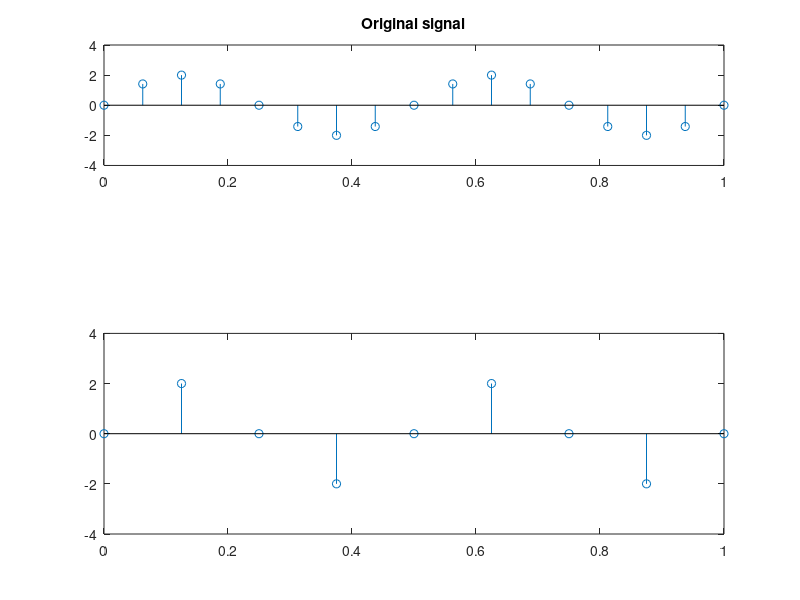

This chart was generated by the following MATLAB code: (Note: this script raises an error after producing the figure.)
clc
close all
clear all

%% generating a sinusoidal signal
fs = 16; %inital sampling rate
t = 0:1/fs:1;
x = 2*sin(2*pi*2*t);
subplot(211), stem(t,x)
ylim([-4 4])

%upsampling by L
upsampling_factor = 3;
fs_upsample = upsampling_factor*fs;
upsampled_t = 0:1/fs_upsample:1;

%Low pass filtering
T = t(2)-t(1);
sincM = repmat( upsampled_t, length(t), 1 ) - repmat( t', 1, length(upsampled_t) );
upsampled_x = x*sinc( sincM/T );
subplot(212), stem(upsampled_t,upsampled_x);
ylim([-4 4]);

%% Downsampling
downsampling_factor = 2;
downsampled_x = zeros(round((1/downsampling_factor)*length(x)),1);
fs_downsample = fs/downsampling_factor;
downsampled_t = 0:1/fs_downsample:1;

for i=1:length(downsampled_x)
    downsampled_x(i) = x(i*downsampling_factor - downsampling_factor + 1);
end
stem(downsampled_t, downsampled_x);
ylim([-4 4])

%% Resampling in 3/2 ratio

fs = 16; %inital sampling rate
t = 0:1/fs:1;
x = 2*sin(2*pi*2*t);
subplot(311), stem(t,x)
ylim([-4 4])
title('Original signal');

upsampling_factor = 3;
[upsampled_x, upsampled_t] = upsample(x,t,upsampling_factor);
subplot(312), stem(upsampled_t,upsampled_x);
ylim([-4 4])
title('Upsampled Filtered signal');

downsampling_factor = 2;
[downsampled_x, downsampled_t] = downsample(upsampled_x,upsampled_t,downsampling_factor);
subplot(313), stem(downsampled_t,downsampled_x);
ylim([-4 4])
title('Final signal after downsampling');










